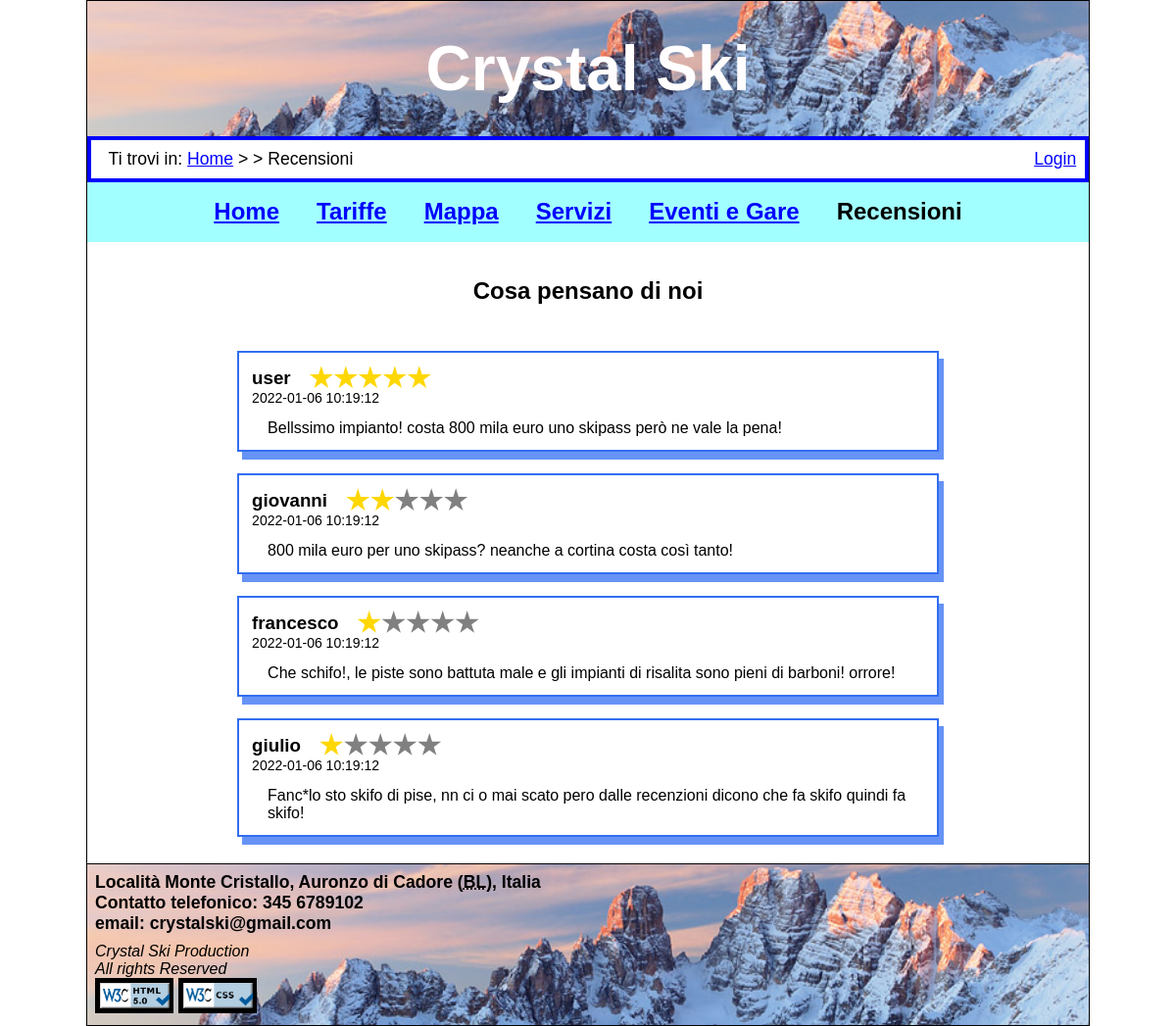
Screenshot of /html/recensioni.php with the database file from the repository.
### tables this page shows
CREATE TABLE `comment`(
    `id` INT UNSIGNED NOT NULL AUTO_INCREMENT,
    `userId` INT UNSIGNED NOT NULL,
    `comment` VARCHAR(400) NOT NULL,
    `stars` TINYINT UNSIGNED NOT NULL,
    `date` DATETIME NOT NULL,

    PRIMARY KEY (`id`)
);

CREATE TABLE `user`(
    `id` INT UNSIGNED NOT NULL AUTO_INCREMENT,
    `email` VARCHAR(255) NOT NULL,
    `username` VARCHAR(255) NOT NULL,
    `password` VARCHAR(255) NOT NULL,
    `name` VARCHAR(255) NULL,
    `surname` VARCHAR(255) NULL,
    `city` VARCHAR(255) NULL,
    `isAdmin` TINYINT UNSIGNED NOT NULL,

    PRIMARY KEY (`id`),
    UNIQUE KEY (`username`)
);

### html/DBConnection.php (called while the page is built, shortened)
<?php
class DBConnection{
    private $connection;
    public function openDBConnection(){
        $this->connection = mysqli_connect(DBConnection::HOST_DB, DBConnection::USERNAME, DBConnection::PASSWORD, DBConnection::DATABASE_NAME);
        if(mysqli_errno($this->connection)){
            return false;
        }else{
            mysqli_set_charset($this->connection,"utf8");
            return true;
        }
    }
    public function getComments(){
        $loadComments = "SELECT * from `comment` LIMIT 10";
        $queryResult = mysqli_query($this->connection, $loadComments) or die (mysqli_error($this->connection));
        if(mysqli_num_rows($queryResult) > 0){
            return $queryResult;
        }else{
            return "";
        }
    }
    public function getUsernameById($id){
        $getUsernameById = "SELECT `username` FROM `user` WHERE `id` = \"$id\" ";
        $queryResult = mysqli_query($this->connection, $getUsernameById) or die (mysqli_error($this->connection));
        if(mysqli_num_rows($queryResult) > 0){
            return $queryResult;
        }else{
            return "";
        }
    }
}
?>

### html/recensioni.php (the view, shortened to what this page needs)
<?php
require_once("DBConnection.php");
$connection = new DBConnection();
$connectionOK = $connection->openDBConnection();
?>
<!DOCTYPE html>
<html lang="it">
<head>
	<link rel="stylesheet" href="../css/style.css" />
	<link rel="stylesheet" media="screen and (max-width:600px), only screen and (max-width:600px)" href="../css/mini.css"/>
</head>
<body>
	<header>
		<h1 lang="en">Crystal Ski</h1>
	</header>
	<nav id="breadcrumb">
	<?php if (isset($_SESSION['login']) && $_SESSION['login']) { ?>
		<p>Ciao <?=$_SESSION['username']?>! Ti trovi in: <a href="home.php" lang="en">Home</a> &gt; &gt; Recensioni</p>
		<a href="logout.php">Logout</a>
	<?php } else { ?>
		<p>Ti trovi in: <a href="home.php" lang="en">Home</a> &gt; &gt; Recensioni</p>
		<a href="login.php">Login</a>
	<?php } ?>
	</nav>
	<nav id="menu">
		<ul>
			<li><a href="home.php">Home</a></li>
			<li><a href="tariffe.php">Tariffe</a></li>
			<li><a href="mappa.php">Mappa</a></li>
			<li><a href="servizi.php">Servizi</a></li>
			<li><a href="eventi.php">Eventi e Gare</a></li>
			<li>Recensioni</li>
		</ul>
	</nav>
	<div id="comments_intro">
		<h2>Cosa pensano di noi</h2>
	</div>
	<div id="comments_holder">
		<?php
			if($connectionOK){
   				 $commentsQuery = $connection->getComments();
    			if($commentsQuery != ""){
					while($row = mysqli_fetch_assoc($commentsQuery)){
		?>
			<div class="comments">
				<div class = "userDetails">
					<h3><?=mysqli_fetch_assoc($connection->getUsernameById($row["userId"]))["username"]?></h3>
					<?php for ($i = 0; $i < 5; $i++) { ?>
							<div class='star<?=$row['stars'] > $i ? ' gold' : '' ?>'></div>
					<?php } ?>
				</div>
				<p class ="commentDate"><?=$row["date"]?></p>
				<p class ="comment"><?=$row["comment"]?></p>
			</div>
		<?php
				}
			}else{
				$connectionERR = "<p>Problemi di connessione, ci scusiamo per il disagio</p>";
				}
			}else{
				$connectionERR = "<p>Problemi di connessione, ci scusiamo per il disagio</p>";
			}
		?>
	</div>
		<?php include('../components/footer.php') ?>
</body>
</html>

### components/footer.php
<footer>
    <div id="address">
        <p>Località Monte Cristallo, Auronzo di Cadore (<abbr title="Belluno">BL</abbr>), Italia</p>
        <p>Contatto telefonico: 345 6789102</p>
        <p lang="en">email: crystalski@gmail.com</p>
    </div>
    <p class="author" lang="en">Crystal Ski Production</p>
    <p class="author" lang="en">All rights Reserved</p>
    <img class="imgValidCode" src="../images/html5.png" alt="html valido"/>
    <img class="imgValidCode" src="../images/css.png" alt="css valido"/>
</footer>

### css/style.css (style rules this page uses)
* { padding: 0; margin: 0; }
html, body { font-size: 100%; font-family: "Helvetica", linear, sans-serif; margin: auto; max-width: 1024px; }
body { border: 1px solid #000; }
header { background-image: url('../images/sfondo.jpg'); background-position: center; background-size: 100%; background-repeat: no-repeat; }
header h1 { padding: 0.5em; font-size: 4em; text-align: center; color: rgb(255, 253, 253); }
#breadcrumb { display: flex; font-size: 1.1em; padding: 0.5em 0.5em 0.5em 1em; border: 4.5px solid #0000ff; justify-content: space-between; }
#breadcrumb a:link { color: #0000ff; }
#menu { background-color: #a2ffff; color: #000; text-align: center; }
#menu li { display: inline-block; padding: 0.7em; font-size: 1.5em; font-weight: bold; }
#menu a:link { color: #0000ff; }
footer { clear: both; border-top: 1px solid #000; text-align: left; padding: 0.5em; background-image: url('../images/sfondo.jpg'); background-position: center; background-size: 100%; background-repeat: no-repeat; }
footer #address { font-size: 1.1em; font-weight: bold; padding-bottom: 0.5em; }
footer .author { font-style: italic; font-size: 1em; }
footer .imgValidCode { width: 8%; padding: 0.3em; background-color: #000; }
* { box-sizing: border-box; }
#comments_intro h2 { text-align: center; padding: 1.5em; }
#comments_holder { display: flex; flex-direction: column; align-items: center; justify-content: center; padding-bottom: 1em; }
.comment { word-wrap: break-word; }
.comments { flex-direction: row; border: 2px solid #336ef0; box-shadow: 5px 8px #6693f5; margin: 0.7em; min-width: 300px; padding: 0.8em; width: 70%; }
.comment { padding-left: 1em; }
.userDetails { display: flex; align-items: center; }
.commentDate { font-size: 14px; padding-bottom: 1em; }
.userDetails h3 { padding-right: 1em; }
.star { background: grey; clip-path: polygon(50% 0%, 61% 35%, 98% 35%, 68% 57%, 79% 91%, 50% 70%, 21% 91%, 32% 57%, 2% 35%, 39% 35%); display: inline-block; min-height: 25px; min-width: 25px; }
.gold.star { background: gold; }

### css/mini.css (style rules this page uses)
body { border: none }
header { background-image: url('../images/sfondo.jpg'); background-position: center; background-size: 100%; background-repeat: no-repeat; }
header h1 { padding: 0.5em; font-size: 3em; text-align: center; color: rgb(255, 253, 253); }
footer { background-image: none; background-color: #a2ffff; }
footer .imgValidCode { width: 20%; background-color: #a2ffff; }
* { padding: 0; margin: 0; box-sizing: border-box; }
input[type="checkbox"].menu-toggle ~ nav { display: none; }
#menu { flex-direction: column; }
#menu li { width: 100%; }

### rows the page displays
comment: userId.username "user", stars 5 (drawn), date "2022-01-06 10:19:12", comment "Bellssimo impianto! costa 800 mila euro uno skipass però ne vale la pena!"
comment: userId.username "giovanni", stars 2 (drawn), date "2022-01-06 10:19:12", comment "800 mila euro per uno skipass? neanche a cortina costa così tanto!"
comment: userId.username "francesco", stars 1 (drawn), date "2022-01-06 10:19:12", comment "Che schifo!, le piste sono battuta male e gli impianti di risalita sono pieni di barboni! orrore!"
comment: userId.username "giulio", stars 1 (drawn), date "2022-01-06 10:19:12", comment "Fanc*lo sto skifo di pise, nn ci o mai scato pero dalle recenzioni dicono che fa skifo quindi fa skifo!"
